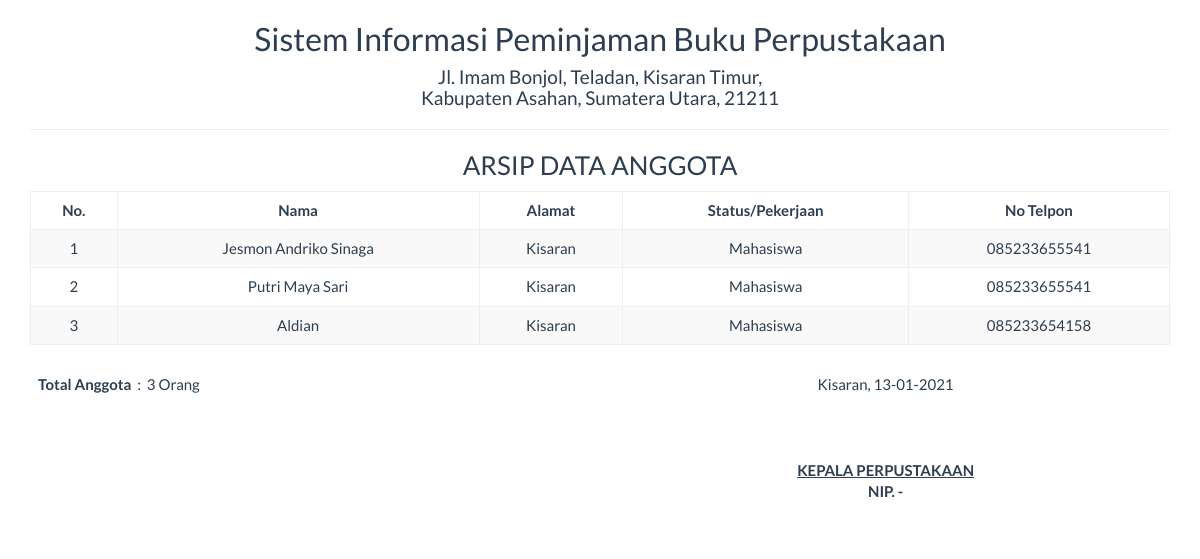
Screenshot of /report/anggota.php with the database file from the repository.
### tables this page shows
CREATE TABLE `anggota` (
  `id_anggota` int(11) NOT NULL,
  `nama` varchar(255) DEFAULT NULL,
  `alamat` varchar(255) DEFAULT NULL,
  `status_pekerjaan` varchar(255) DEFAULT NULL,
  `no_telpon` varchar(20) DEFAULT NULL
);

### report/anggota.php (the view, shortened to what this page needs)
<?php
  include '../config/koneksi.php';
?>
<!DOCTYPE html>
<html>
    <head>
        <link href="../Assets/css/bootstrap.min.css" rel="stylesheet" type="text/css"/>
    </head>
    <body onload="print()">
        <div class="container">
            <div class='row'>
                  <div class="col-sm-12">
                    <div class="text-center">
                        <h2>Sistem Informasi Peminjaman Buku Perpustakaan </h2>
                        <h4>Jl. Imam Bonjol, Teladan, Kisaran Timur, <br> Kabupaten Asahan, Sumatera Utara, 21211</h4>
                        <hr>
                        <h3>ARSIP DATA ANGGOTA</h3>
                        <table class="table table-bordered table-striped table-hover">
                          <thead>
                            <tr>
                              <th><center>No.</center></th>
                              <th><center>Nama</center></th>
                              <th><center>Alamat</center></th>
                              <th><center>Status/Pekerjaan</center></th>
                              <th><center>No Telpon</center></th>
                            </tr>
                          </thead>
                          <tbody>
                            <?php
                            $sql = "SELECT * FROM anggota ORDER BY id_anggota DESC";
                            $query = mysqli_query($koneksi, $sql) or die("SQL Anda Salah");
                            $nomor = 0;
                            while ($data = mysqli_fetch_array($query)) {
                            $nomor++;
                            ?>
                            <tr>
                              <td><?= $nomor ?></td>
                              <td><?= $data['nama'] ?></td>
                              <td><?= $data['alamat'] ?></td>
                              <td><?= $data['status_pekerjaan'] ?></td>
                              <td><?= $data['no_telpon'] ?></td>
                            </tr>
                            <?php } ?>
                          </tbody>
                        </table>
                        <table class="table">
                                <tbody>
                                    <tr>
                                        <td>
                                            <table>
                                                <?php
                                                    $sql3 = "SELECT id_anggota FROM anggota";
                                                    $query3 = mysqli_query($koneksi, $sql3) or die("SQL Anda Salah");
                                                    $total = mysqli_num_rows($query3);
                                                ?>
                                                <tr>
                                                    <th>Total Anggota</th><td>&nbsp;  : &nbsp;</td><td> <?= $total ?> Orang</td>
                                                </tr>
                                            </table>
                                        </td>
                                        <td></td>
                                        <td>
                                            <div class="text-center">
                                                Kisaran,  <?= date("d-m-Y") ?>
                                                <br><br><br><br>
                                                <u><strong>KEPALA PERPUSTAKAAN<strong></u><br>
                                                NIP. -
                                            </div>
                                        </td>
                                    </tr>
                                </tbody>
                        </table>
                    </div>
                  </div>
            </div>
        </div>
    </body>
</html>

### rows the page displays
anggota: nama "Jesmon Andriko Sinaga", alamat "Kisaran", status_pekerjaan "Mahasiswa", no_telpon "085233655541"
anggota: nama "Putri Maya Sari", alamat "Kisaran", status_pekerjaan "Mahasiswa", no_telpon "085233655541"
anggota: nama "Aldian", alamat "Kisaran", status_pekerjaan "Mahasiswa", no_telpon "085233654158"

### other values shown
$total "3"
